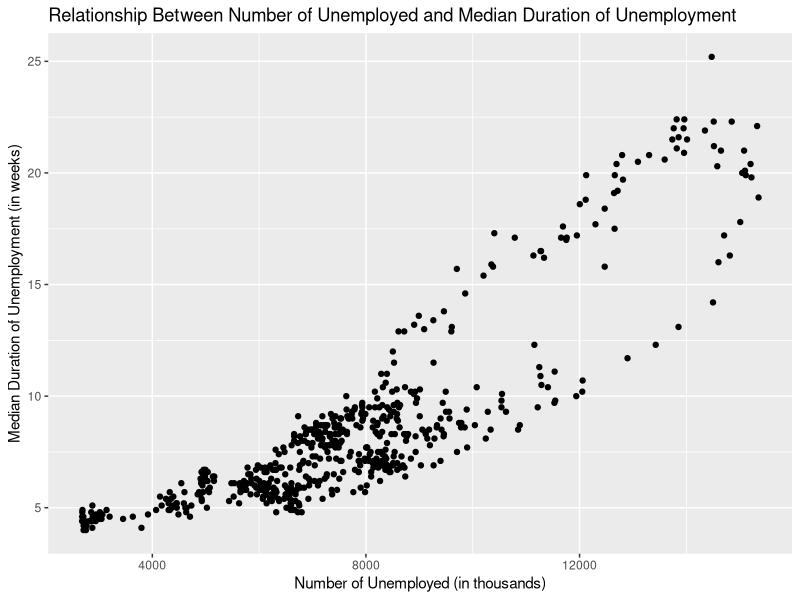
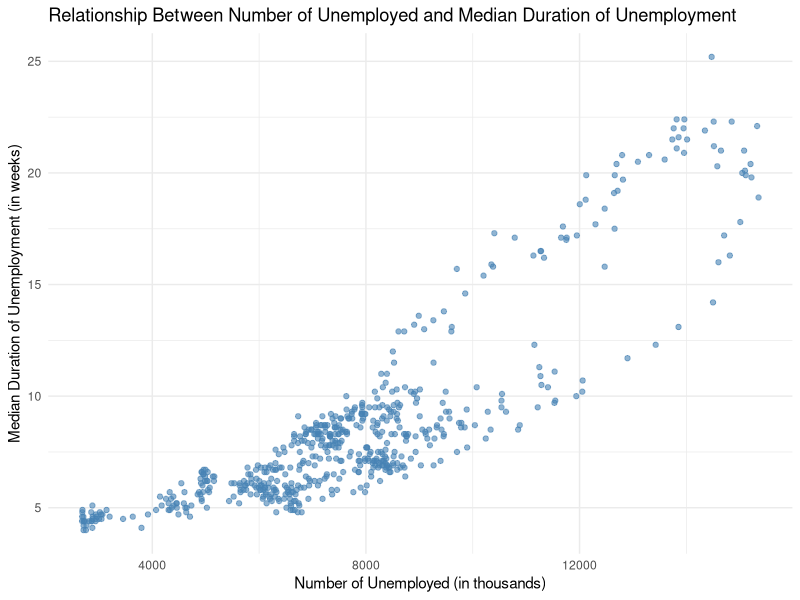

Write the R code that produced these figures, in order.
## ---- chunk 1
# Create variable X with the specified text
X <- "This is my first assignment"

#Print the variable to confirm assignment
X
# Use Ctrl + Alt + I to create new chunk
## ---- chunk 2
# Examples from the help documentation for paste()
# paste() separates arguments with a space by default
paste("Hello", "World")

# paste0() concatenates without any separator
paste0("Hello", "World")

# Using the sep argument to specify a custom separator
paste("A", "B", "C", sep = "-")

# Using the collapse argument to combine vector elements
paste(c("X", "Y", "Z"), collapse = ", ")

# Combining multiple arguments
paste("Month", 1:12, sep = " ")
## ---- chunk 3
# Add the new text to variable X using paste()
X <- paste(X, "and I'm loving it!")

#print the updated variable
X
## ---- chunk 4
# Create vector Y with specified numbers
Y <- c(2,3,4,5)

# Multiply the vector by 2 and reassign to Y 
Y <- Y *2

# Print the updated vector to confirm
Y
## ---- chunk 5
# Print variable X
print(X)

#Print vector Y
print(Y)
## ---- chunk 6
# Find and display maximum value of Y
max_value <- max(Y)
print(paste("Maximum value of Y:", max_value))

# Find and display the minimum value of Y
min_value <- min(Y)
print(paste("Minimum value of Y:", min_value))
## ---- chunk 7
# Load ggplot 2 package
library(ggplot2)

# View the first 6 rows of economics dataset
head(economics)
## ---- chunk 8
# Create the basic plot layers
plot <- ggplot(data = economics, aes(x = unemploy, y = uempmed)) + geom_point()

#Add labels the title
plot + 
  labs(title = "Relationship Between Number of Unemployed and Median Duration of Unemployment",
       x = "Number of Unemployed (in thousands)",
       y = "Median Duration of Unemployment (in weeks)")
## ---- chunk 9
#| label: fig-unemployment
#| fig-cap: "Scatter plot showing the relationship between the number of unemployed individuals and the median duration of unemployment in the US from 1967 to 2015"
#| fig-width: 5
#| fig-asp: 0.6

# Create the complete plot using one continous chain
economics |>
  ggplot(aes(x = unemploy, y = uempmed)) +
  geom_point(alpha = 0.6, color = "steelblue") + 
  labs(title = "Relationship Between Number of Unemployed and Median Duration of Unemployment", 
       x = "Number of Unemployed (in thousands)", 
       y = "Median Duration of Unemployment (in weeks)") + 
  theme_minimal()
